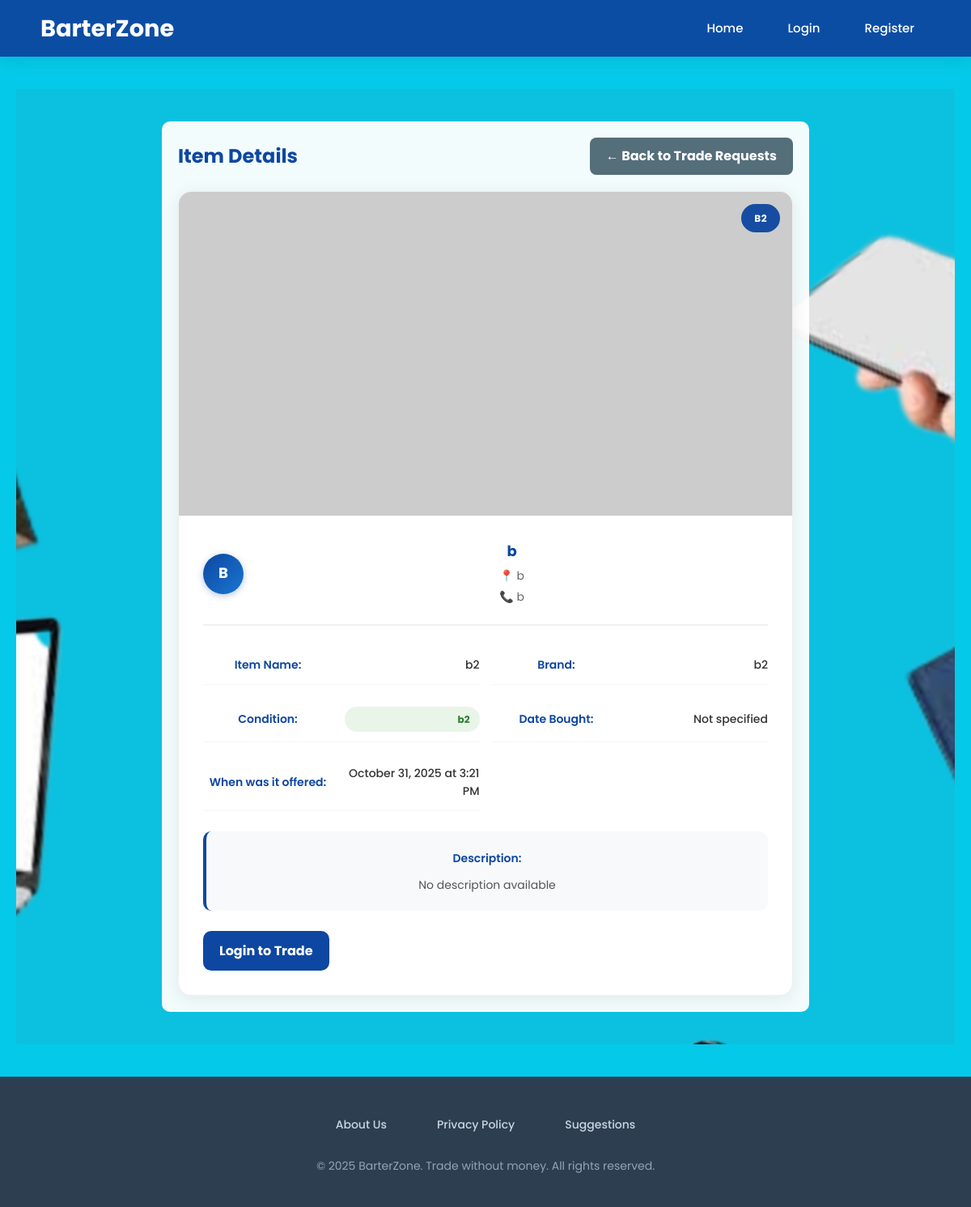
The page /view_item/3 on the database its author committed.
### tables this page shows
CREATE TABLE items (
            items_id INTEGER PRIMARY KEY AUTOINCREMENT,
            user_id INTEGER,
            item_Name TEXT NOT NULL,
            item_Brand TEXT,
            item_Condition TEXT,
            item_DateBought TEXT,
            item_DateOffered TEXT,
            item_Description TEXT,
            item_image TEXT,
            item_available BOOLEAN DEFAULT 1,
            created_at TIMESTAMP DEFAULT CURRENT_TIMESTAMP,
            FOREIGN KEY (user_id) REFERENCES users (id)
        );

CREATE TABLE users (
            id INTEGER PRIMARY KEY AUTOINCREMENT,
            username TEXT UNIQUE NOT NULL,
            email TEXT,
            password TEXT NOT NULL,
            birthdate TEXT,
            location TEXT,
            full_name TEXT,
            contact TEXT,
            created_at TIMESTAMP DEFAULT CURRENT_TIMESTAMP
        , is_admin BOOLEAN DEFAULT 0);

### app.py (the view)
@app.route('/view_item/<int:item_id>')
def view_item(item_id):
    with sqlite3.connect(DB_NAME) as conn:
        conn.row_factory = sqlite3.Row
        item = conn.execute("""
            SELECT i.*, u.username, u.full_name, u.location, u.contact
            FROM items i
            JOIN users u ON i.user_id = u.id
            WHERE i.items_id = ?
        """, (item_id,)).fetchone()
    if not item:
        flash('Item not found.', 'error')
        return redirect(url_for('other_traders_items'))
    return render_template('singleviewingitem.html', item=item)

### templates/singleviewingitem.html (shortened to what this page needs)
{% extends "base.html" %}
{% block content %}
<section class="hero-section">
  <div class="overlay" style="background: rgba(255,255,255,0.95); color:#333; max-width: 800px; width:100%; padding:20px; border-radius:10px;">
    <div style="display: flex; justify-content: space-between; align-items: center; margin-bottom: 20px;">
      <h2 style="color:#0d47a1; margin: 0;">Item Details</h2>
      <a href="{{ url_for('view_trade_requests') }}" class="btn-primary" style="background: #546e7a; border: none; border-radius: 8px; color: white; padding: 10px 20px; cursor: pointer; font-weight: bold; text-decoration: none; display: inline-block;">
        ← Back to Trade Requests
      </a>
    </div>
    {% if item %}
    <div class="item-detail-card">
      <div class="item-image-section">
        {% if item['item_image'] %}
        <img src="{{ item['item_image'] }}" alt="{{ item['item_Name'] }}"
             onerror="this.src='https://via.placeholder.com/400x300/0d47a1/ffffff?text=No+Image'">
        {% else %}
        <img src="https://via.placeholder.com/400x300/0d47a1/ffffff?text=No+Image" alt="{{ item['item_Name'] }}">
        {% endif %}
        <div class="item-condition-badge">{{ item['item_Condition'] or 'Good' }}</div>
      </div>
      <div class="item-info-section">
        <div class="owner-section">
          <div class="owner-avatar">
            {{ (item['full_name'] or item['username'])|first|upper }}
          </div>
          <div class="owner-details">
            <div class="owner-name">{{ item['full_name'] or item['username'] }}</div>
            {% if item['location'] %}
            <div class="owner-location">📍 {{ item['location'] }}</div>
            {% endif %}
            {% if item['contact'] %}
            <div class="owner-contact">📞 {{ item['contact'] }}</div>
            {% endif %}
          </div>
        </div>
        <div class="detail-grid">
          <div class="detail-item">
            <span class="detail-label">Item Name:</span>
            <span class="detail-value">{{ item['item_Name'] }}</span>
          </div>
          <div class="detail-item">
            <span class="detail-label">Brand:</span>
            <span class="detail-value">{{ item['item_Brand'] or 'Not specified' }}</span>
          </div>
          <div class="detail-item">
            <span class="detail-label">Condition:</span>
            <span class="detail-value condition-badge">{{ item['item_Condition'] or 'Good' }}</span>
          </div>
          <div class="detail-item">
            <span class="detail-label">Date Bought:</span>
            <span class="detail-value">{{ item['item_DateBought'] or 'Not specified' }}</span>
          </div>
          <div class="detail-item">
            <span class="detail-label">When was it offered:</span>
            <span class="detail-value">{{ item['item_DateOffered'] or 'Not specified' }}</span>
          </div>
        </div>
        <div class="description-section">
          <span class="detail-label">Description:</span>
          <p class="description-text">{{ item['item_Description'] or 'No description available' }}</p>
        </div>
        {% if session.user_id and session.user_id != item['user_id'] %}
        <div class="action-buttons">
          <a href="{{ url_for('send_message') }}?receiver_id={{ item['user_id'] }}" class="btn-message">
            💬 Message Owner
          </a>
          <a href="{{ url_for('request_trade') }}?target_item_id={{ item['items_id'] }}" class="btn-trade">
            🔄 Request Trade
          </a>
        </div>
        {% elif session.user_id and session.user_id == item['user_id'] %}
        <div class="action-buttons">
          <p style="color: #666; text-align: center; font-style: italic;">This is your own item</p>
        </div>
        {% else %}
        <div class="action-buttons">
          <a href="{{ url_for('login') }}" class="btn-primary" style="background: #0d47a1;">Login to Trade</a>
        </div>
        {% endif %}
      </div>
    </div>
    {% endif %}
  </div>
</section>
{% endblock %}

### static/style.css (style rules this page uses)
* { margin: 0; padding: 0; box-sizing: border-box; }
body { font-family: 'Poppins', sans-serif; color: #fff; display: flex; flex-direction: column; min-height: 100vh; }
.hero-section { background: url("/static/images/home.png") no-repeat center center/cover; flex: 1; display: flex; justify-content: center; align-items: center; padding: 40px; text-align: center; }
.overlay { background: rgba(0, 86, 99, 0.8); padding: 40px; border-radius: 10px; max-width: 500px; width: 100%; }
.btn-primary { background-color: #ff9800; color: white; border: none; border-radius: 10px; padding: 12px 20px; cursor: pointer; font-weight: bold; transition: opacity 0.3s; text-decoration: none; display: inline-block; }

### templates/base.html (style rules this page uses)
* { margin: 0; padding: 0; box-sizing: border-box; }
body { font-family: 'Poppins', sans-serif; background: #05C9E8; color: #1e293b; line-height: 1.6; min-height: 100vh; }

### templates/singleviewingitem.html (style rules this page uses)
.item-detail-card { background: white; border-radius: 16px; box-shadow: 0 4px 20px rgba(0,0,0,0.08); overflow: hidden; border: 1px solid #f0f0f0; }
.item-image-section { position: relative; height: 400px; overflow: hidden; background: linear-gradient(135deg, #f8f9fa 0%, #e9ecef 100%); }
.item-image-section img { width: 100%; height: 100%; object-fit: cover; }
.item-condition-badge { position: absolute; top: 15px; right: 15px; background: rgba(13, 71, 161, 0.95); color: white; padding: 8px 16px; border-radius: 20px; font-size: 12px; font-weight: bold; text-transform: uppercase; letter-spacing: 0.5px; }
.item-info-section { padding: 30px; }
.owner-section { display: flex; align-items: center; gap: 15px; margin-bottom: 25px; padding-bottom: 20px; border-bottom: 2px solid #f0f0f0; }
.owner-avatar { width: 50px; height: 50px; background: linear-gradient(135deg, #0d47a1 0%, #1976d2 100%); color: white; border-radius: 50%; display: flex; align-items: center; justify-content: center; font-weight: bold; font-size: 18px; box-shadow: 0 2px 8px rgba(13, 71, 161, 0.3); }
.owner-details { flex: 1; }
.owner-name { font-size: 18px; font-weight: bold; color: #0d47a1; margin-bottom: 5px; }
.owner-location, .owner-contact { font-size: 14px; color: #666; margin-bottom: 3px; }
.detail-grid { display: grid; grid-template-columns: repeat(auto-fit, minmax(250px, 1fr)); gap: 15px; margin-bottom: 25px; }
.detail-item { display: flex; justify-content: space-between; align-items: center; padding: 12px 0; border-bottom: 1px solid #f5f5f5; }
.detail-label { font-size: 14px; color: #0d47a1; font-weight: 600; min-width: 160px; }
.detail-value { font-size: 14px; color: #333; font-weight: 500; text-align: right; flex: 1; margin-left: 15px; }
.condition-badge { background: #e8f5e8; color: #2e7d32; padding: 6px 12px; border-radius: 15px; font-size: 12px; font-weight: bold; }
.description-section { margin-bottom: 25px; padding: 20px; background: #f8f9fa; border-radius: 10px; border-left: 4px solid #0d47a1; }
.description-text { color: #555; font-size: 14px; line-height: 1.6; margin: 10px 0 0 0; white-space: pre-line; }
.action-buttons { display: flex; gap: 15px; margin-top: 20px; }

### rows shown on the page
items: item_Condition "B2", item_Name "b2", item_Brand "b2", item_Condition "b2", item_DateBought "Not specified", item_DateOffered "October 31, 2025 at 3:21 PM", item_Description "No description available"
users: full_name "B", full_name "b", location "b", contact "b"
